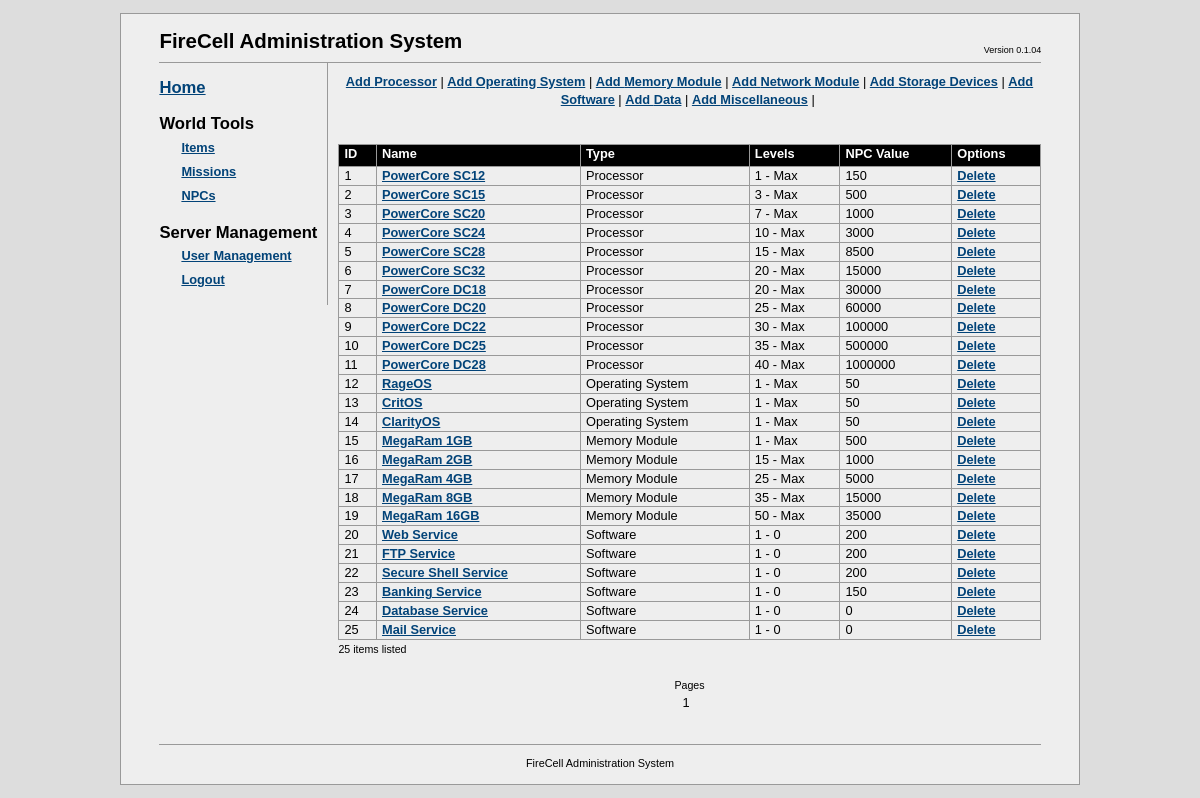
/fcadmin/?a=items (signed in), run on the app's committed database.
### tables this page shows
CREATE TABLE `fc_itemtypes` (
  `itemtype_id` int(10) unsigned NOT NULL AUTO_INCREMENT,
  `itemtype_name` varchar(32) NOT NULL,
  `itemtype_table` varchar(32) NOT NULL COMMENT 'sql table that stores items of this type',
  PRIMARY KEY (`itemtype_id`)
);

CREATE TABLE `fc_items` (
  `item_id` bigint(20) unsigned NOT NULL AUTO_INCREMENT,
  `item_name` char(64) DEFAULT NULL,
  `itemtype_id` int(10) unsigned NOT NULL COMMENT 'type of item (tb_itemtypes)',
  `object_id` bigint(20) unsigned NOT NULL COMMENT 'ID of the object in the table corresponding to the item type',
  `description` text,
  `min_level` int(10) unsigned NOT NULL COMMENT 'minimum level that this item can be created for',
  `max_level` int(10) unsigned DEFAULT NULL COMMENT 'maximum level that this item can be created for',
  `npc_value` bigint(20) unsigned NOT NULL COMMENT 'Items NPC value',
  PRIMARY KEY (`item_id`)
);

### fcadmin/config.php (called while the page is built, shortened)
<?php
$DB_SERVER = "localhost";
$DB_DATABASE = "firecell";
$DB_USER = "root";
$DB_PASSWORD = "root";
?>

### fcadmin/db/mysqldb.php (called while the page is built, shortened)
<?php
class MySQLDB
{
	private $link = NULL;
	public function Connect($server, $dbname, $user, $password)
	{
		$result = false;
		$this->link = mysql_pconnect($server, $user, $password);
		if ( $this->link != NULL )
		{
			$result = true;
		}
		return $result;
	}
	public function Execute($query)
	{
		$result = NULL;
		if ( $this->link != NULL )
		{
			$result = mysql_query($query, $this->link);
		}
		return $result;
	}
}
?>

### fcadmin/apps/itemmanager.php (the view, shortened to what this page needs)
<?php
require_once dirname(__FILE__)."/../config.php";
class ItemsManagerApp implements IFCAdminApp
{
  private $db = NULL;
  private $itemAction = NULL;
  private $itemTypes = NULL;
  private $itemData = NULL;
  private $itemsPerPage = 50;
  private $currentPage = 0;
  private $numPagesAvailable = 0;
  public function __construct($itemsPerPage = 50)
  {
    $this->itemsPerPage = $itemsPerPage;
  }
  public function init($db)
  {
    $this->db = $db;
    $this->itemAction = $_GET["i"];
    $this->LoadItemTypes();
    switch ( $this->itemAction )
    {
      case  NULL:
          $this->itemFilter = $_GET["f"];
          $this->currentPage = $_GET["page"];
          if ( $this->currentPage == NULL )
            $this->currentPage = 0;
          $this->numItems = $this->GetNumItems();
          $this->numPagesAvailable = ceil($this->numItems / $this->itemsPerPage);
          $this->itemData = $this->LoadItems();
        break;
    }
    return true;
  }
  public function render()
  {
    switch ( $this->itemAction )
    {
      case  NULL:
        $startIndex = $this->currentPage * $this->itemsPerPage;
        $this->render_options();
        $this->render_list($startIndex);
        $this->render_pages();
        break;
    }
  }
  private function render_options()
  {
    echo "<center>";
    foreach ($this->itemTypes as $id => $type)
    {
      echo "<a href=\"?a=items&i=-1&t=$id\">Add ".$type->name."</a> |&nbsp;";
    }
    echo "</center><br/><br/>";
  }
  private function render_list($startIndex = 0)
  {
echo <<<LIST
    <table class="tableUsers" cellspacing="0">
      <tr>
        <th>ID</th>
        <th>Name</th>
        <th>Type</th>
        <!--
        <th width="200">Description</th>
        -->
        <th>Levels</th>
        <th>NPC Value</th>
        <th>Options </th>
      </tr>
LIST;
    for ( $i = $startIndex; $i < count($this->itemData); $i++ )
    {
      $item = $this->itemData[$i];
      $type = $this->itemTypes[$item->type_id];
      echo "<tr>";
      echo "<td>".$item->id."</td>";
      echo "<td><a href=\"?a=items&i=".$item->id."&t=".$item->type_id."\">".$item->name."</a></td>";
      echo "<td>".$type->name."</td>";
      echo "<td>".$item->min_level." - ".$item->max_level."</td>";
      echo "<td>".$item->npc_value."</td>";
      echo "<td><a href=\"actions/delitem.php?iid=".$item->id."\">Delete</a>";
      echo "</tr>";
    }
echo <<<LIST
    </table>
LIST;
    echo "<small>".($i-$startIndex)." items listed</small><br/><br/>";
  }
  private function render_pages()
  {
    echo "<center><small>Pages</small><br/>";
    for ( $i = 0; $i < $this->numPagesAvailable; $i++ )
    {
      echo ($i+1);
    }
    echo "</center>";
  }
  private function LoadItemTypes()
  {
    $this->itemTypes = Array();
    $query = "SELECT * FROM fc_itemtypes";
    $result = $this->db->Execute( $query );
    if ( $result != NULL )
    {
      while ( $line = mysql_fetch_array($result, MYSQL_ASSOC) )
      {
        $type = new ItemType();
        $type->id = $line["itemtype_id"];
        $type->name = $line["itemtype_name"];
        $type->dbTable = $line["itemtype_table"];
        $this->itemTypes[ $type->id ] = $type;
      }
    }
    return count($this->itemTypes);
  }
  private function GetNumItems()
  {
    $count = 0;
    $query = "SELECT count(*) as c from fc_items";
    $result = $this->db->Execute( $query );
    if ( $result != NULL )
    {
      if ( $line = mysql_fetch_array($result, MYSQL_ASSOC) )
      {
        $count = $line["c"];
      }
    }
    return $count;
  }
  private function LoadItems()
  {
    $query = "select        items.item_id, items.item_name, types.itemtype_id, items.object_id, ".
             "              items.description, items.min_level, items.max_level, items.npc_value ".
             "from          fc_items items ".
             "inner join    fc_itemtypes types ".
             "on            types.itemtype_id = items.itemtype_id ";
    $itemData = Array();
    $result = $this->db->Execute( $query );
    if ( $result != NULL )
    {
      while ( $line = mysql_fetch_array($result, MYSQL_ASSOC) )
      {
        $item = $this->CreateItemFromRecord($line);
        array_push( $itemData, $item);
      }
    }
    return $itemData;
  }
  private function CreateItemFromRecord($record)
  {
    $item = new Item();
    $item->id = $record["item_id"];
    $item->name = $record["item_name"];
    $item->type_id = $record["itemtype_id"];
    $item->object_id = $record["object_id"];
    $item->description = $record["description"];
    $item->min_level = $record["min_level"];
    $item->max_level = ($record["max_level"] == NULL ? "Max" : $record["max_level"]);
    $item->npc_value = $record["npc_value"];
    return $item;
  }
}
?>

### fcadmin/index.php (shortened to what this page needs)
<?php
  require_once dirname(__FILE__)."/config.php";
  require_once dirname(__FILE__)."/db/mysqldb.php";
  require_once dirname(__FILE__)."/apps/itemmanager.php";
  $db = new MySQLDB();
  $app = NULL;
echo <<<HTML
<!DOCTYPE html PUBLIC "-//W3C//DTD XHTML 1.1//EN"
	"http://www.w3.org/TR/xhtml11/DTD/xhtml11.dtd">
<html lang="en" xml:lang="en">
<head>
	<title>FireCell Administration</title>
	<meta http-equiv="Content-Type" content="txt/html; charset=utf-8" />
	<link rel="stylesheet" type="text/css" href="css/fcadmin.css" />
</head>
<body>
<div id="bodyContainer">
	<div id="head">
    FireCell Administration System
  	<ul class="utility">
  		<li>Version 0.1.04
  	</ul>
	</div>
  <div id="content">
HTML;
  $accountType= $_SESSION["acctype"];
  if ( $accountType < 2 || $accountType == NULL )
  {
echo <<<HTML
      <center>
      <br/>Login required:
      <form name="login" action="actions/login.php" method="post">
        <table id="logintable">
          <tr>
            <td align="right">Username:</td>
            <td><input class="fcedit" name="name" value="" type="text" /></td>
          </tr>
          <tr>
            <td align="right">Password:</td>
            <td><input class="fcedit" name="password" value="" type="password" /></td>
          </tr>
          <tr>
            <td></td>
            <td><input class="fcbutton" name="Login" value="Login" type="submit" /></td>
          </tr>
        </table>
      </form>
      </center>
HTML;
  }
  else
  {
echo <<<HTML
    <div id="sidepanel">
      <h2><a href="index.php">Home</a></h2>
      <h2>World Tools</h2>
      <ul class="tools">
        <li><a href="?a=items">Items</a></li>
        <li><a href="?a=missions">Missions</a></li>
        <li><a href="?a=npc">NPCs</a></li>
      </ul>
    	<h2>Server Management</h2>
      <ul class="tools">
        <li><a href="?a=users">User Management</a></li>
        <li><a href="actions/logout.php">Logout</a></li>
      </ul>
    </div>
    <div id="apppanel">
HTML;
       $appname = $_GET["a"];
       switch ( $appname )
       {
       case "items":
			  $app = new ItemsManagerApp();
        break;
       }
       if ( strlen($appname) > 0 )
       {
         if ( $app instanceof IFCAdminApp )
         {
           if ( $app->init($db) == true )
           {
             $app->render();
           }
           else
           {
             echo "Failed to initialise the requested application!";
           }
         }
         else
         {
           echo "Requested app class does not implement IFCAdminApp interface!";
         }
       }
       else
       {
         echo "No app found for this request!";
       }
    echo "</div> ";
  }
echo <<<HTML
    <div id="foot">
      FireCell Administration System
    </div>
  </div>
</div>
</body>
</html>
HTML;
?>

### fcadmin/css/fcadmin.css (style rules this page uses)
* { margin: 0; padding: 0; }
html { background: #ddd; }
#bodyContainer { margin: 1em 10%; padding: 1em 3em; font: 80%/1.4 tahoma, arial, helvetica, lucida sans, sans-serif; border: 1px solid #999; background: #eee; position: relative; }
#head { padding-bottom: 0em; border-bottom: 1px solid #999; font-size: 1.6em; font-weight: bold; height: 35px; clear: right; }
#content { width:auto; }
#sidepanel { width: auto; padding-right: 10px; padding-bottom: 1em; float: left; border-right: 1px solid #999; }
#apppanel { width: auto; overflow: hidden; padding-top: 10px; padding-left: 10px; padding-bottom: 1em; }
#foot { text-align: center; margin-top: 1.8em; border-top: 1px solid #999; padding-top: 1em; font-size: 0.85em; clear: left; }
.utility { position: absolute; right: 4em; top: 30px; font-weight: normal; font-size: 9px; }
.utility li { display: inline; }
h2 { margin: 0.8em 0 0 0; font-size: 1.3em; font-weight: bold; }
ul { list-style: none; margin: 0; padding: 0; }
#head ul li, dl ul li, #foot li { list-style: none; display: inline; margin: 0; padding: 0 0.2em; }
ul.aliases, ul.projects, ul.tools { list-style: none; line-height: 24px; }
ul.aliases a, ul.projects a, ul.tools a { padding-left: 22px; }
a { color: #024378; font-weight: bold; text-decoration: underline; }
.tableUsers { width: 100%; border-right: solid 1px #999; }
.tableUsers th { background-color: black; color: white; border-bottom: solid 1px #999; border-top: solid 1px #999; border-left: solid 1px #999; padding-bottom: 3px; padding-left: 5px; padding-right: 5px; text-align: left; }
.tableUsers td { padding-left: 5px; padding-right: 5px; text-align: left; border-left: solid 1px #999; border-bottom: solid 1px #999; }

### data on the page
fc_itemtypes: itemtype_name "Processor"
fc_itemtypes: itemtype_name "Operating System"
fc_itemtypes: itemtype_name "Memory Module"
fc_itemtypes: itemtype_name "Network Module"
fc_itemtypes: itemtype_name "Storage Devices"
fc_itemtypes: itemtype_name "Software"
fc_itemtypes: itemtype_name "Data"
fc_itemtypes: itemtype_name "Miscellaneous"
fc_items: item_id "1", item_name "PowerCore SC12", itemtype.itemtype_name "Processor", min_level "1", max_level "Max", npc_value "150"
fc_items: item_id "2", item_name "PowerCore SC15", itemtype.itemtype_name "Processor", min_level "3", max_level "Max", npc_value "500"
fc_items: item_id "3", item_name "PowerCore SC20", itemtype.itemtype_name "Processor", min_level "7", max_level "Max", npc_value "1000"
fc_items: item_id "4", item_name "PowerCore SC24", itemtype.itemtype_name "Processor", min_level "10", max_level "Max", npc_value "3000"
fc_items: item_id "5", item_name "PowerCore SC28", itemtype.itemtype_name "Processor", min_level "15", max_level "Max", npc_value "8500"
fc_items: item_id "6", item_name "PowerCore SC32", itemtype.itemtype_name "Processor", min_level "20", max_level "Max", npc_value "15000"
fc_items: item_id "7", item_name "PowerCore DC18", itemtype.itemtype_name "Processor", min_level "20", max_level "Max", npc_value "30000"
fc_items: item_id "8", item_name "PowerCore DC20", itemtype.itemtype_name "Processor", min_level "25", max_level "Max", npc_value "60000"
fc_items: item_id "9", item_name "PowerCore DC22", itemtype.itemtype_name "Processor", min_level "30", max_level "Max", npc_value "100000"
fc_items: item_id "10", item_name "PowerCore DC25", itemtype.itemtype_name "Processor", min_level "35", max_level "Max", npc_value "500000"
fc_items: item_id "11", item_name "PowerCore DC28", itemtype.itemtype_name "Processor", min_level "40", max_level "Max", npc_value "1000000"
fc_items: item_id "12", item_name "RageOS", itemtype.itemtype_name "Operating System", min_level "1", max_level "Max", npc_value "50"
fc_items: item_id "13", item_name "CritOS", itemtype.itemtype_name "Operating System", min_level "1", max_level "Max", npc_value "50"
fc_items: item_id "14", item_name "ClarityOS", itemtype.itemtype_name "Operating System", min_level "1", max_level "Max", npc_value "50"
fc_items: item_id "15", item_name "MegaRam 1GB", itemtype.itemtype_name "Memory Module", min_level "1", max_level "Max", npc_value "500"
fc_items: item_id "16", item_name "MegaRam 2GB", itemtype.itemtype_name "Memory Module", min_level "15", max_level "Max", npc_value "1000"
fc_items: item_id "17", item_name "MegaRam 4GB", itemtype.itemtype_name "Memory Module", min_level "25", max_level "Max", npc_value "5000"
fc_items: item_id "18", item_name "MegaRam 8GB", itemtype.itemtype_name "Memory Module", min_level "35", max_level "Max", npc_value "15000"
fc_items: item_id "19", item_name "MegaRam 16GB", itemtype.itemtype_name "Memory Module", min_level "50", max_level "Max", npc_value "35000"
fc_items: item_id "20", item_name "Web Service", itemtype.itemtype_name "Software", min_level "1", max_level "0", npc_value "200"
fc_items: item_id "21", item_name "FTP Service", itemtype.itemtype_name "Software", min_level "1", max_level "0", npc_value "200"
fc_items: item_id "22", item_name "Secure Shell Service", itemtype.itemtype_name "Software", min_level "1", max_level "0", npc_value "200"
fc_items: item_id "23", item_name "Banking Service", itemtype.itemtype_name "Software", min_level "1", max_level "0", npc_value "150"
fc_items: item_id "24", item_name "Database Service", itemtype.itemtype_name "Software", min_level "1", max_level "0", npc_value "0"
fc_items: item_id "25", item_name "Mail Service", itemtype.itemtype_name "Software", min_level "1", max_level "0", npc_value "0"

### other printed values
$i-$startIndex "25"
